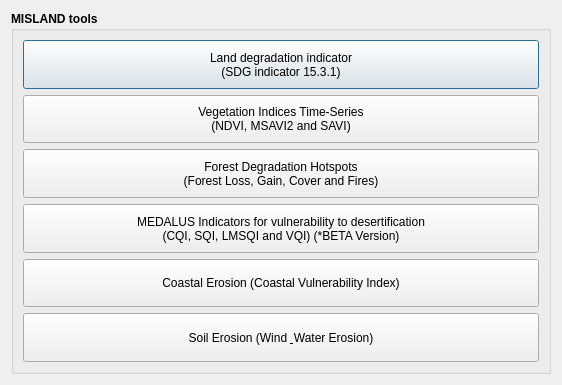
<?xml version="1.0" encoding="UTF-8"?>
<ui version="4.0">
 <class>DlgCalculate</class>
 <widget class="QDialog" name="DlgCalculate">
  <property name="windowModality">
   <enum>Qt::ApplicationModal</enum>
  </property>
  <property name="geometry">
   <rect>
    <x>0</x>
    <y>0</y>
    <width>562</width>
    <height>385</height>
   </rect>
  </property>
  <property name="windowTitle">
   <string>Calculate Indicators</string>
  </property>
  <layout class="QVBoxLayout" name="verticalLayout">
   <item>
    <widget class="QGroupBox" name="groupBox">
     <property name="sizePolicy">
      <sizepolicy hsizetype="Preferred" vsizetype="Minimum">
       <horstretch>0</horstretch>
       <verstretch>0</verstretch>
      </sizepolicy>
     </property>
     <property name="font">
      <font>
       <weight>75</weight>
       <bold>true</bold>
      </font>
     </property>
     <property name="title">
      <string>MISLAND tools</string>
     </property>
     <layout class="QVBoxLayout" name="verticalLayout_2">
      <item>
       <widget class="QPushButton" name="pushButton_ld">
        <property name="sizePolicy">
         <sizepolicy hsizetype="Minimum" vsizetype="Minimum">
          <horstretch>0</horstretch>
          <verstretch>0</verstretch>
         </sizepolicy>
        </property>
        <property name="minimumSize">
         <size>
          <width>0</width>
          <height>48</height>
         </size>
        </property>
        <property name="font">
         <font>
          <weight>50</weight>
          <bold>false</bold>
         </font>
        </property>
        <property name="text">
         <string>Land degradation indicator
(SDG indicator 15.3.1)</string>
        </property>
       </widget>
      </item>
      <item>
       <widget class="QPushButton" name="pushButton_timeseries">
        <property name="sizePolicy">
         <sizepolicy hsizetype="Minimum" vsizetype="Minimum">
          <horstretch>0</horstretch>
          <verstretch>0</verstretch>
         </sizepolicy>
        </property>
        <property name="minimumSize">
         <size>
          <width>0</width>
          <height>48</height>
         </size>
        </property>
        <property name="font">
         <font>
          <weight>50</weight>
          <bold>false</bold>
         </font>
        </property>
        <property name="text">
         <string>Vegetation Indices Time-Series
(NDVI, MSAVI2 and SAVI)</string>
        </property>
       </widget>
      </item>
      <item>
       <widget class="QPushButton" name="pushButton_forest">
        <property name="sizePolicy">
         <sizepolicy hsizetype="Minimum" vsizetype="Minimum">
          <horstretch>0</horstretch>
          <verstretch>0</verstretch>
         </sizepolicy>
        </property>
        <property name="minimumSize">
         <size>
          <width>0</width>
          <height>48</height>
         </size>
        </property>
        <property name="font">
         <font>
          <weight>50</weight>
          <bold>false</bold>
         </font>
        </property>
        <property name="text">
         <string>Forest Degradation Hotspots
(Forest Loss, Gain, Cover and Fires)</string>
        </property>
       </widget>
      </item>
      <item>
       <widget class="QPushButton" name="pushButton_medalus">
        <property name="sizePolicy">
         <sizepolicy hsizetype="Minimum" vsizetype="Minimum">
          <horstretch>0</horstretch>
          <verstretch>0</verstretch>
         </sizepolicy>
        </property>
        <property name="minimumSize">
         <size>
          <width>0</width>
          <height>48</height>
         </size>
        </property>
        <property name="font">
         <font>
          <weight>50</weight>
          <bold>false</bold>
         </font>
        </property>
        <property name="text">
         <string>MEDALUS Indicators for vulnerability to desertification
(CQI, SQI, LMSQI and VQI) (*BETA Version)</string>
        </property>
       </widget>
      </item>
      <item>
       <widget class="QPushButton" name="pushbutton_CE">
        <property name="sizePolicy">
         <sizepolicy hsizetype="Minimum" vsizetype="Minimum">
          <horstretch>0</horstretch>
          <verstretch>0</verstretch>
         </sizepolicy>
        </property>
        <property name="minimumSize">
         <size>
          <width>0</width>
          <height>48</height>
         </size>
        </property>
        <property name="font">
         <font>
          <weight>50</weight>
          <bold>false</bold>
         </font>
        </property>
        <property name="text">
         <string>Coastal Erosion (Coastal Vulnerability Index)</string>
        </property>
       </widget>
      </item>
      <item>
       <widget class="QPushButton" name="pushButton_SE">
        <property name="sizePolicy">
         <sizepolicy hsizetype="Minimum" vsizetype="Minimum">
          <horstretch>0</horstretch>
          <verstretch>0</verstretch>
         </sizepolicy>
        </property>
        <property name="minimumSize">
         <size>
          <width>0</width>
          <height>48</height>
         </size>
        </property>
        <property name="font">
         <font>
          <weight>50</weight>
          <bold>false</bold>
         </font>
        </property>
        <property name="text">
         <string>Soil Erosion (Wind &amp; Water Erosion)</string>
        </property>
       </widget>
      </item>
     </layout>
    </widget>
   </item>
  </layout>
 </widget>
 <resources/>
 <connections/>
</ui>
